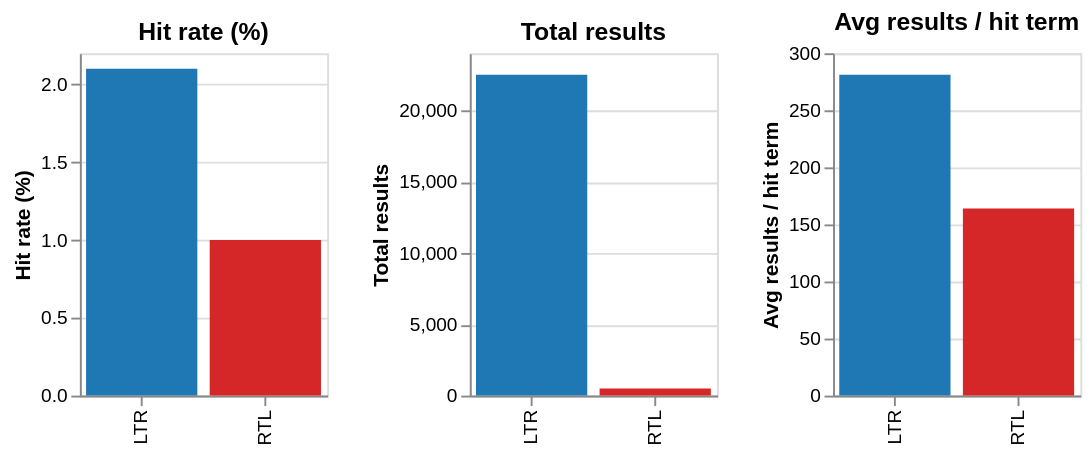
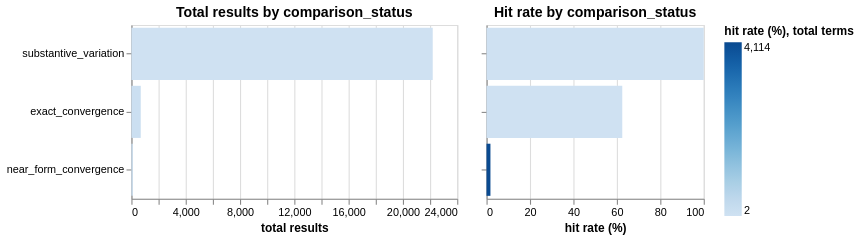

These figures' notebook cell, in order:
### Code cell
# ── LTR vs RTL comparison ─────────────────────────────────────────────────
dir_summary = (
    hit_dir.groupby("dir_label")
    .agg(
        total_terms=("search_term_lower", "count"),
        terms_with_hits=("any_hit", "sum"),
        total_results=("total", "sum"),
    )
    .reset_index()
)
dir_summary["hit_rate_pct"] = (
    dir_summary["terms_with_hits"] / dir_summary["total_terms"] * 100
).round(1)
dir_summary["avg_per_hit"] = (
    dir_summary["total_results"] / dir_summary["terms_with_hits"].replace(0, pd.NA)
).round(1)

print("LTR vs RTL summary:")
print(dir_summary[["dir_label","total_terms","terms_with_hits","hit_rate_pct",
                    "total_results","avg_per_hit"]].to_string(index=False))

dir_metrics = [
    ("hit_rate_pct",  "Hit rate (%)"),
    ("total_results", "Total results"),
    ("avg_per_hit",   "Avg results / hit term"),
]
dir_charts = []
for col, title in dir_metrics:
    c = alt.Chart(dir_summary).mark_bar().encode(
        x=alt.X("dir_label:N", title=None),
        y=alt.Y(f"{col}:Q", title=title),
        color=alt.Color("dir_label:N",
                        scale=alt.Scale(domain=["LTR", "RTL"],
                                        range=["#1f77b4", "#d62728"]),
                        legend=None),
        tooltip=["dir_label:N", alt.Tooltip(f"{col}:Q", title=title)],
    ).properties(width=130, height=180, title=title)
    dir_charts.append(c)
display(alt.hconcat(*dir_charts))

# ── Top 10 RTL terms ──────────────────────────────────────────────────────
rtl_top = hit_dir[hit_dir["dir_label"] == "RTL"].nlargest(10, "total")
if len(rtl_top):
    print("\nTop 10 RTL terms:")
    print(rtl_top[["search_term_lower","n_repos","n_issues","n_users","total"]].to_string(index=False))
else:
    print("\nNo RTL terms with results.")

# ── Comparison status breakdown ────────────────────────────────────────────────────
# A grouped term may span multiple comparison statuses; take the first for this display.
hit_dir["primary_cat"] = hit_dir["comparison_status"].str.split(",").str[0].str.strip()

cat_summary = (
    hit_dir.groupby("primary_cat")
    .agg(
        total_terms=("search_term_lower", "count"),
        terms_with_hits=("any_hit", "sum"),
        total_results=("total", "sum"),
    )
    .reset_index()
)
cat_summary["hit_rate_pct"] = (
    cat_summary["terms_with_hits"] / cat_summary["total_terms"] * 100
).round(1)
cat_summary = cat_summary.sort_values("total_results", ascending=False)

cat_results = alt.Chart(cat_summary).mark_bar().encode(
    y=alt.Y("primary_cat:N", sort="-x", title=None),
    x=alt.X("total_results:Q", title="total results"),
    color=alt.Color("hit_rate_pct:Q", scale=alt.Scale(scheme="blues"),
                    title="hit rate (%)"),
    tooltip=["primary_cat:N", "total_terms:Q", "terms_with_hits:Q",
             "hit_rate_pct:Q", "total_results:Q"],
).properties(width=300, height=160, title="Total results by comparison_status")

cat_rate = alt.Chart(cat_summary).mark_bar().encode(
    y=alt.Y("primary_cat:N", sort="-x", title=None, axis=alt.Axis(labels=False)),
    x=alt.X("hit_rate_pct:Q", title="hit rate (%)"),
    color=alt.Color("total_terms:Q", scale=alt.Scale(scheme="greys"),
                    title="total terms"),
    tooltip=["primary_cat:N", "total_terms:Q", "hit_rate_pct:Q"],
).properties(width=200, height=160, title="Hit rate by comparison_status")

display(cat_results | cat_rate)
print()
print(cat_summary.to_string(index=False))

### Figure 1 — Vega specification as saved in the notebook (floating-point values rounded to 4 significant figures)
{"$schema": "https://vega.github.io/schema/vega/v6.json", "data": [{"name": "source_0"}, {"name": "data_0", "values": [{"dir_label": "LTR", "hit_rate_pct": 2.1, "hit_rate_pct_end": 2.1, "hit_rate_pct_start": 0.0}, {"dir_label": "RTL", "hit_rate_pct": 1.0, "hit_rate_pct_end": 1.0, "hit_rate_pct_start": 0.0}]}, {"name": "data_1", "values": [{"dir_label": "LTR", "total_results": 22498, "total_results_end": 22500.0, "total_results_start": 0.0}, {"dir_label": "RTL", "total_results": 492, "total_results_end": 492.0, "total_results_start": 0.0}]}, {"name": "data_2", "values": [{"avg_per_hit": 281.2, "avg_per_hit_end": 281.2, "avg_per_hit_start": 0.0, "dir_label": "LTR"}, {"avg_per_hit": 164.0, "avg_per_hit_end": 164.0, "avg_per_hit_start": 0.0, "dir_label": "RTL"}]}, {"name": "data_0_concat_0_x_domain_dir_label", "values": [{"dir_label": "LTR"}, {"dir_label": "RTL"}]}, {"name": "data_1_concat_1_x_domain_dir_label", "values": [{"dir_label": "LTR"}, {"dir_label": "RTL"}]}, {"name": "data_2_concat_2_x_domain_dir_label", "values": [{"dir_label": "LTR"}, {"dir_label": "RTL"}]}], "signals": [{"name": "childWidth", "value": 130}], "marks": [{"type": "group", "name": "concat_0_group", "encode": {"update": {"width": {"signal": "childWidth"}, "height": {"signal": "height"}}}, "marks": [{"type": "rect", "name": "concat_0_marks", "from": {"data": "data_0"}, "encode": {"update": {"width": {"signal": "max(0.25, bandwidth('concat_0_x'))"}, "x": {"field": "dir_label", "scale": "concat_0_x"}, "fill": {"field": "dir_label", "scale": "color"}, "y2": {"field": "hit_rate_pct_start", "scale": "concat_0_y"}, "tooltip": {"signal": "{\"dir_label\": isValid(datum[\"dir_label\"]) ? datum[\"dir_label\"] : \"\"+datum[\"dir_label\"], \"Hit rate (%)\": format(datum[\"hit_rate_pct\"], \"\")}"}, "y": {"field": "hit_rate_pct_end", "scale": "concat_0_y"}}}, "style": ["bar"]}], "axes": [{"scale": "concat_0_y", "ticks": false, "orient": "left", "gridScale": "concat_0_x", "labels": false, "zindex": 0, "minExtent": 0, "aria": false, "tickCount": {"signal": "ceil(height/40)"}, "grid": true, "domain": false, "maxExtent": 0}, {"scale": "concat_0_x", "labelAngle": 270, "labelAlign": "right", "grid": false, "labelBaseline": "middle", "zindex": 0, "orient": "bottom"}, {"scale": "concat_0_y", "zindex": 0, "orient": "left", "grid": false, "title": "Hit rate (%)", "tickCount": {"signal": "ceil(height/40)"}, "labelOverlap": true}], "title": {"text": "Hit rate (%)", "frame": "group"}, "style": "cell"}, {"type": "group", "name": "concat_1_group", "encode": {"update": {"height": {"signal": "height"}, "width": {"signal": "childWidth"}}}, "marks": [{"type": "rect", "name": "concat_1_marks", "from": {"data": "data_1"}, "encode": {"update": {"fill": {"field": "dir_label", "scale": "color"}, "y": {"field": "total_results_end", "scale": "concat_1_y"}, "width": {"signal": "max(0.25, bandwidth('concat_1_x'))"}, "y2": {"field": "total_results_start", "scale": "concat_1_y"}, "tooltip": {"signal": "{\"dir_label\": isValid(datum[\"dir_label\"]) ? datum[\"dir_label\"] : \"\"+datum[\"dir_label\"], \"Total results\": format(datum[\"total_results\"], \"\")}"}, "x": {"field": "dir_label", "scale": "concat_1_x"}}}, "style": ["bar"]}], "axes": [{"scale": "concat_1_y", "tickCount": {"signal": "ceil(height/40)"}, "ticks": false, "gridScale": "concat_1_x", "grid": true, "minExtent": 0, "orient": "left", "domain": false, "labels": false, "aria": false, "maxExtent": 0, "zindex": 0}, {"scale": "concat_1_x", "labelBaseline": "middle", "grid": false, "labelAlign": "right", "labelAngle": 270, "orient": "bottom", "zindex": 0}, {"scale": "concat_1_y", "labelOverlap": true, "tickCount": {"signal": "ceil(height/40)"}, "zindex": 0, "title": "Total results", "grid": false, "orient": "left"}], "title": {"text": "Total results", "frame": "group"}, "style": "cell"}, {"type": "group", "name": "concat_2_group", "encode": {"update": {"height": {"signal": "height"}, "width": {"signal": "childWidth"}}}, "marks": [{"type": "rect", "name": "concat_2_marks", "from": {"data": "data_2"}, "encode": {"update": {"x": {"field": "dir_label", "scale": "concat_2_x"}, "tooltip": {"signal": "{\"dir_label\": isValid(datum[\"dir_label\"]) ? datum[\"dir_label\"] : \"\"+datum[\"dir_label\"], \"Avg results / hit term\": format(datum[\"avg_per_hit\"], \"\")}"}, "width": {"signal": "max(0.25, bandwidth('concat_2_x'))"}, "y2": {"field": "avg_per_hit_start", "scale": "concat_2_y"}, "fill": {"field": "dir_label", "scale": "color"}, "y": {"field": "avg_per_hit_end", "scale": "concat_2_y"}}}, "style": ["bar"]}], "axes": [{"scale": "concat_2_y", "maxExtent": 0, "orient": "left", "zindex": 0, "ticks": false, "gridScale": "concat_2_x", "tickCount": {"signal": "ceil(height/40)"}, "grid": true, "labels": false, "domain": false, "aria": false, "minExtent": 0}, {"scale": "concat_2_x", "labelAngle": 270, "labelAlign": "right", "grid": false, "orient": "bottom", "zindex": 0, "labelBaseline": "middle"}, {"scale": "concat_2_y", "labelOverlap": true, "title": "Avg results / hit term", "orient": "left", "zindex": 0, "grid": false, "tickCount": {"signal": "ceil(height/40)"}}], "title": {"text": "Avg results / hit term", "frame": "group"}, "style": "cell"}], "scales": [{"name": "color", "type": "ordinal", "domain": ["LTR", "RTL"], "range": ["#1f77b4", "#d62728"]}, {"name": "concat_0_x", "type": "band", "domain": {"data": "data_0_concat_0_x_domain_dir_label", "field": "dir_label", "sort": true}, "range": [0, {"signal": "childWidth"}], "paddingInner": 0.1, "paddingOuter": 0.05}, {"name": "concat_0_y", "type": "linear", "domain": {"data": "data_0", "fields": ["hit_rate_pct_start", "hit_rate_pct_end"]}, "range": [{"signal": "height"}, 0], "zero": true, "nice": true}, {"name": "concat_1_x", "type": "band", "domain": {"data": "data_1_concat_1_x_domain_dir_label", "field": "dir_label", "sort": true}, "range": [0, {"signal": "childWidth"}], "paddingOuter": 0.05, "paddingInner": 0.1}, {"name": "concat_1_y", "type": "linear", "domain": {"data": "data_1", "fields": ["total_results_start", "total_results_end"]}, "range": [{"signal": "height"}, 0], "nice": true, "zero": true}, {"name": "concat_2_x", "type": "band", "domain": {"data": "data_2_concat_2_x_domain_dir_label", "field": "dir_label", "sort": true}, "range": [0, {"signal": "childWidth"}], "paddingInner": 0.1, "paddingOuter": 0.05}, {"name": "concat_2_y", "type": "linear", "domain": {"data": "data_2", "fields": ["avg_per_hit_start", "avg_per_hit_end"]}, "range": [{"signal": "height"}, 0], "nice": true, "zero": true}], "height": 180, "padding": 5, "background": "white", "layout": {"padding": 20, "bounds": "full", "align": "each"}}

### Figure 2 — Vega specification as saved in the notebook (floating-point values rounded to 4 significant figures)
{"$schema": "https://vega.github.io/schema/vega/v6.json", "data": [{"name": "source_0"}, {"name": "data_1", "values": [{"hit_rate_pct": 1.8, "primary_cat": "substantive_variation", "terms_with_hits": 73, "total_results": 22196, "total_results_end": 22200.0, "total_results_start": 0.0, "total_terms": 4114}, {"hit_rate_pct": 100.0, "primary_cat": "exact_convergence", "terms_with_hits": 5, "total_results": 688, "total_results_end": 688.0, "total_results_start": 0.0, "total_terms": 5}, {"hit_rate_pct": 62.5, "primary_cat": "near_form_convergence", "terms_with_hits": 5, "total_results": 106, "total_results_end": 106.0, "total_results_start": 0.0, "total_terms": 8}]}, {"name": "data_2", "values": [{"hit_rate_pct": 1.8, "hit_rate_pct_end": 1.8, "hit_rate_pct_start": 0.0, "primary_cat": "substantive_variation", "total_terms": 4114}, {"hit_rate_pct": 100.0, "hit_rate_pct_end": 100.0, "hit_rate_pct_start": 0.0, "primary_cat": "exact_convergence", "total_terms": 5}, {"hit_rate_pct": 62.5, "hit_rate_pct_end": 62.5, "hit_rate_pct_start": 0.0, "primary_cat": "near_form_convergence", "total_terms": 8}]}, {"name": "source_0_concat_0_y_domain_primary_cat", "values": [{"primary_cat": "substantive_variation", "sort_field": 22196}, {"primary_cat": "exact_convergence", "sort_field": 688}, {"primary_cat": "near_form_convergence", "sort_field": 106}]}, {"name": "source_0_concat_1_y_domain_primary_cat", "values": [{"primary_cat": "substantive_variation", "sort_field": 1.8}, {"primary_cat": "exact_convergence", "sort_field": 100.0}, {"primary_cat": "near_form_convergence", "sort_field": 62.5}]}], "signals": [{"name": "concat_0_width", "value": 300}, {"name": "concat_1_width", "value": 200}], "marks": [{"type": "group", "name": "concat_0_group", "encode": {"update": {"width": {"signal": "concat_0_width"}, "height": {"signal": "height"}}}, "marks": [{"type": "rect", "name": "concat_0_marks", "from": {"data": "data_1"}, "encode": {"update": {"tooltip": {"signal": "{\"primary_cat\": isValid(datum[\"primary_cat\"]) ? datum[\"primary_cat\"] : \"\"+datum[\"primary_cat\"], \"total_terms\": format(datum[\"total_terms\"], \"\"), \"terms_with_hits\": format(datum[\"terms_with_hits\"], \"\"), \"hit_rate_pct\": format(datum[\"hit_rate_pct\"], \"\"), \"total_results\": format(datum[\"total_results\"], \"\")}"}, "y": {"field": "primary_cat", "scale": "concat_0_y"}, "x": {"field": "total_results_end", "scale": "concat_0_x"}, "fill": {"field": "hit_rate_pct", "scale": "color"}, "x2": {"field": "total_results_start", "scale": "concat_0_x"}, "height": {"signal": "max(0.25, bandwidth('concat_0_y'))"}}}, "style": ["bar"]}], "axes": [{"scale": "concat_0_x", "zindex": 0, "maxExtent": 0, "labels": false, "aria": false, "domain": false, "tickCount": {"signal": "ceil(concat_0_width/40)"}, "minExtent": 0, "orient": "bottom", "gridScale": "concat_0_y", "grid": true, "ticks": false}, {"scale": "concat_0_x", "grid": false, "orient": "bottom", "tickCount": {"signal": "ceil(concat_0_width/40)"}, "title": "total results", "labelFlush": true, "labelOverlap": true, "zindex": 0}, {"scale": "concat_0_y", "zindex": 0, "orient": "left", "grid": false}], "title": {"text": "Total results by comparison_status", "frame": "group"}, "style": "cell"}, {"type": "group", "name": "concat_1_group", "encode": {"update": {"height": {"signal": "height"}, "width": {"signal": "concat_1_width"}}}, "marks": [{"type": "rect", "name": "concat_1_marks", "from": {"data": "data_2"}, "encode": {"update": {"x2": {"field": "hit_rate_pct_start", "scale": "concat_1_x"}, "height": {"signal": "max(0.25, bandwidth('concat_1_y'))"}, "tooltip": {"signal": "{\"primary_cat\": isValid(datum[\"primary_cat\"]) ? datum[\"primary_cat\"] : \"\"+datum[\"primary_cat\"], \"total_terms\": format(datum[\"total_terms\"], \"\"), \"hit_rate_pct\": format(datum[\"hit_rate_pct\"], \"\")}"}, "x": {"field": "hit_rate_pct_end", "scale": "concat_1_x"}, "fill": {"field": "total_terms", "scale": "color"}, "y": {"field": "primary_cat", "scale": "concat_1_y"}}}, "style": ["bar"]}], "axes": [{"scale": "concat_1_x", "orient": "bottom", "domain": false, "zindex": 0, "labels": false, "grid": true, "aria": false, "gridScale": "concat_1_y", "maxExtent": 0, "minExtent": 0, "tickCount": {"signal": "ceil(concat_1_width/40)"}, "ticks": false}, {"scale": "concat_1_x", "grid": false, "orient": "bottom", "labelFlush": true, "labelOverlap": true, "tickCount": {"signal": "ceil(concat_1_width/40)"}, "zindex": 0, "title": "hit rate (%)"}, {"scale": "concat_1_y", "labels": false, "orient": "left", "grid": false, "zindex": 0}], "title": {"text": "Hit rate by comparison_status", "frame": "group"}, "style": "cell"}], "scales": [{"name": "color", "type": "linear", "domain": {"fields": [{"data": "data_1", "field": "hit_rate_pct"}, {"data": "data_2", "field": "total_terms"}]}, "range": {"scheme": "blues"}, "interpolate": "hcl", "zero": false}, {"name": "concat_0_x", "type": "linear", "domain": {"data": "data_1", "fields": ["total_results_start", "total_results_end"]}, "range": [0, {"signal": "concat_0_width"}], "nice": true, "zero": true}, {"name": "concat_0_y", "type": "band", "domain": {"data": "source_0_concat_0_y_domain_primary_cat", "field": "primary_cat", "sort": {"op": "max", "field": "sort_field", "order": "descending"}}, "range": [0, {"signal": "height"}], "paddingInner": 0.1, "paddingOuter": 0.05}, {"name": "concat_1_x", "type": "linear", "domain": {"data": "data_2", "fields": ["hit_rate_pct_start", "hit_rate_pct_end"]}, "range": [0, {"signal": "concat_1_width"}], "nice": true, "zero": true}, {"name": "concat_1_y", "type": "band", "domain": {"data": "source_0_concat_1_y_domain_primary_cat", "field": "primary_cat", "sort": {"op": "max", "field": "sort_field", "order": "descending"}}, "range": [0, {"signal": "height"}], "paddingInner": 0.1, "paddingOuter": 0.05}], "legends": [{"title": "hit rate (%), total terms", "fill": "color", "gradientLength": {"signal": "clamp(height, 64, 200)"}}], "height": 160, "padding": 5, "background": "white", "layout": {"padding": 20, "bounds": "full", "align": "each"}}
